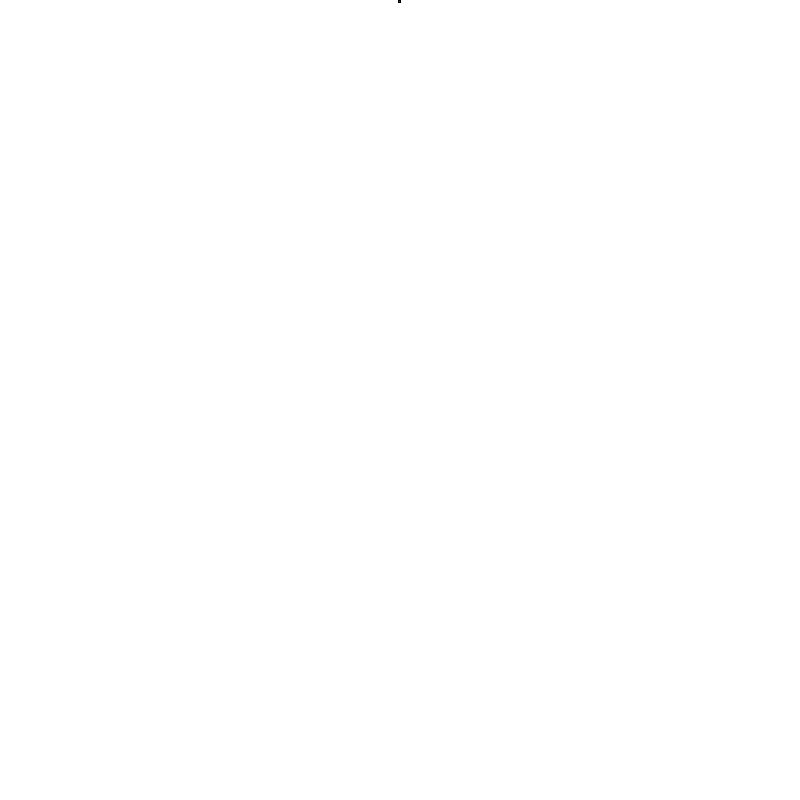
Frame 1 (no input)
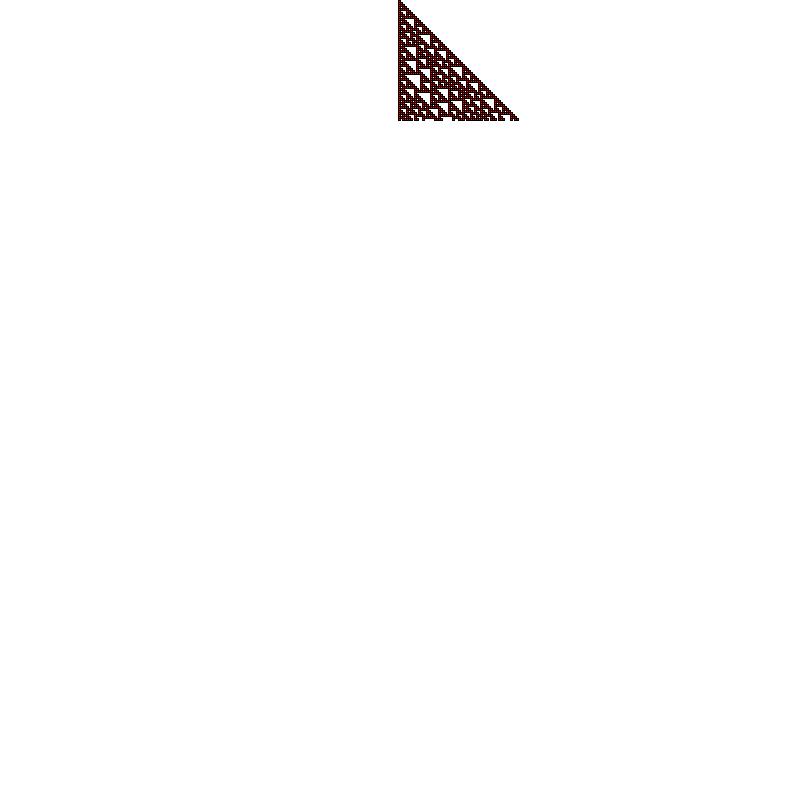
Frame 60 (the mouse pressed at the canvas centre just before this capture)
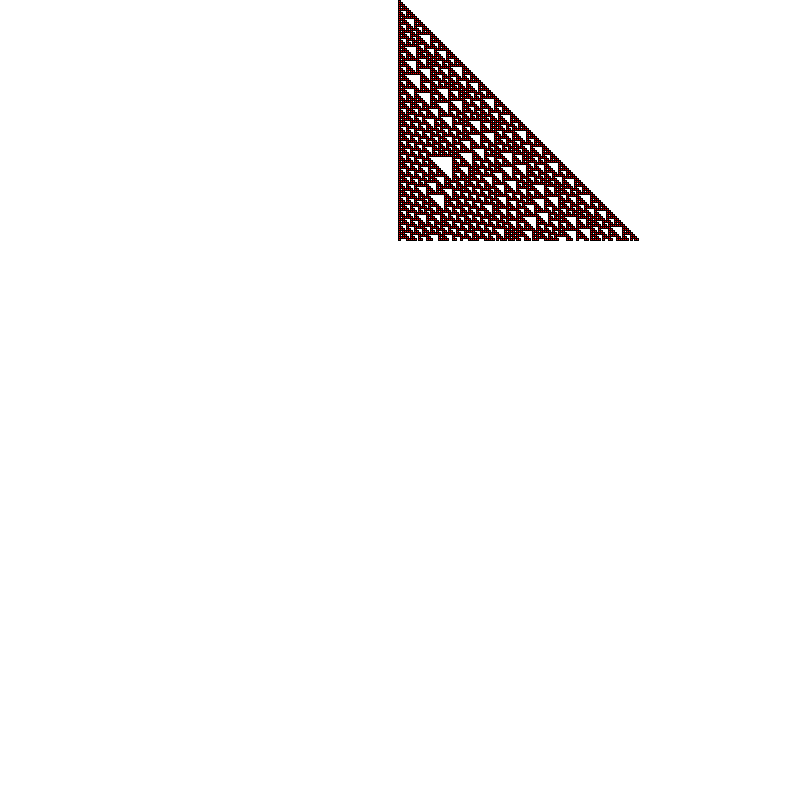
Frame 120 (the mouse held since frame 60 and released just before this capture)

The Processing sketch that drew these frames (run headless with seeded random() and noise(); from frame 60 on, the mouse is pressed at the canvas centre):

// Processing sketch: elementary1D
// ── elementary1D.pde
int CELL_SIZE = 2;
int ROW = 0;

int RULE = 124;

Boolean[] GRID;
Boolean[] NEXT_GRID;

void setup()
{
  size(800, 800);
  init();
}

void draw()
{
  if (mouseButton == LEFT)
  {
    return;
  }

  if (mouseButton == RIGHT)
  {
    init();
    return;
  }

  for (int i = 0; i < width / CELL_SIZE; i++) {
    if (GRID[i] == true) {
      square(i*CELL_SIZE, ROW*CELL_SIZE, CELL_SIZE);
    }
    update(RULE, i);
  }

  Boolean[] temp = GRID;
  GRID = NEXT_GRID;
  NEXT_GRID = temp;

  ROW++;
  //ROW %= (height/CELL_SIZE);
}

void init()
{
  ROW = 0;
  GRID = makeGrid();
  NEXT_GRID = makeGrid();

  GRID[width/CELL_SIZE/2 - 1] = true;

  background(255);
  fill(255, 0, 0);
  stroke(0);
}

Boolean[] makeGrid()
{
  Boolean[] grid = new Boolean[width / CELL_SIZE];
  for (int i = 0; i < width / CELL_SIZE; i++) {
    grid[i] = false;
  }
  return grid;
}

void update(int rule, int col)
{
  int pattern = 0;
  for (int i = -1; i < 2; i++) {
    int x = (col + i + (width/CELL_SIZE)) % (width/CELL_SIZE);
    if (GRID[x] == true) {
      pattern += pow(2, -i+1);
    }
  }

  for (int mask = 1, counter = 0; counter < 8; mask = mask << 1, counter++) {
    if (counter != pattern) {
      continue;
    }

    if ((rule & mask) > 0) {
      NEXT_GRID[col] = true;
    } else {
      NEXT_GRID[col]= false;
    }
  }
}
